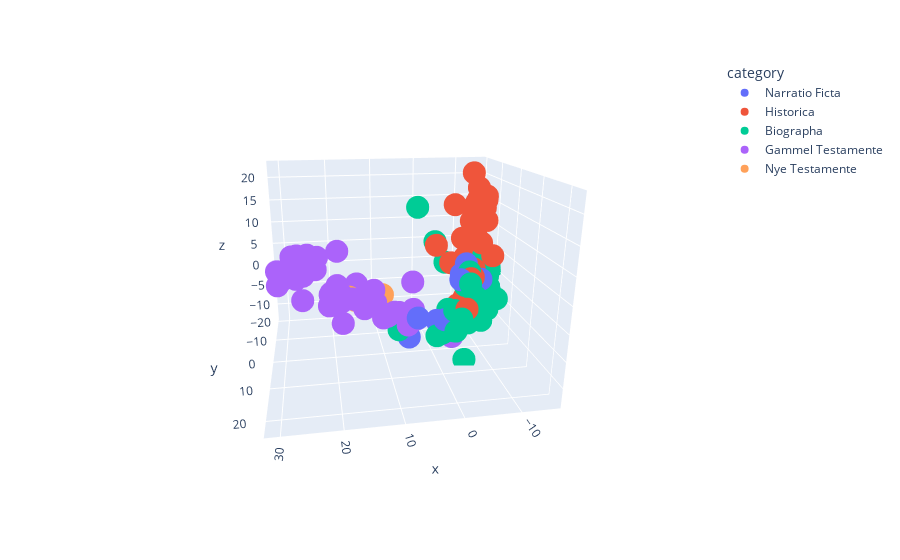

The code cell stored with this chart in its notebook:
### Code cell
em.display_3d(
    disp_data,
    "semantic",
    color="category",
    hover_data={
        "værk": True,
        "forfatter": True,
        "category": False
    }
).update_layout(height = 800)

### Figure 1 — Plotly figure (JSON) as saved in the notebook; plotly's stock layout.template omitted (floating-point values rounded to 4 significant figures; data arrays with more than 128 entries replaced by an {"elided": "..."} marker saying what was removed)
{"data": [{"customdata": [["Leucippe et Clitophon", "Achilles Tatius", "Narratio Ficta"], ["De Chaerea et Callirhoe - Chaereas and Kallirhoe", "Chariton", "Narratio Ficta"], ["Ὁμίλαι", "Clemens Romanus", "Narratio Ficta"], ["Aethiopica", "Heliodorus of Emesa", "Narratio Ficta"], ["Babyloniaca", "Iamblichus (TLG = 1441)", "Narratio Ficta"], ["Daphnis and Chloe", "Longus", "Narratio Ficta"], ["51. Love Stories (Amatoriae narrationes) - Ἐρωτικαὶ διηγήσεις", "Plutarch", "Narratio Ficta"], ["The Stories of Sinbad - Narrationes de Syntipa", "Michael Andreopulus (Syntipas)", "Narratio Ficta"], ["Vita Aesopi Pl vel Accursiana (sub auctore Maximo Planude) (recensio 1)", "Vitae Aesopi", "Narratio Ficta"], ["Ephesiaca", "Xenophon of Ephesus", "Narratio Ficta"]], "hovertemplate": "x=%{x}<br>y=%{y}<br>z=%{z}<br>værk=%{customdata[0]}<br>forfatter=%{customdata[1]}<extra></extra>", "legendgroup": "Narratio Ficta", "marker": {"color": "#636efa", "symbol": "circle"}, "mode": "markers", "name": "Narratio Ficta", "scene": "scene", "showlegend": true, "type": "scatter3d", "x": [-0.3037, 0.4579, 5.623, -7.751, -1.412, -3.902, -6.934, 4.003, 0.5175, -5.523], "y": [8.561, 20.13, 4.04, 6.337, 6.569, 6.136, 1.908, 4.755, 5.623, 3.854], "z": [-3.077, 9.088, -8.418, 3.799, -5.044, 4.976, -2.747, -4.1, -4.47, 6.215]}, {"customdata": [["Historiae", "Agathias Scholasticus", "Historica"], ["Alexias", "Anna Comnena", "Historica"], ["Ιβηρική", "Appian", "Historica"], ["Λιβυκή", "Appian", "Historica"], ["Μιθριδάτειος", "Appian", "Historica"], ["Συριακή", "Appian", "Historica"], ["Ἀννιβαϊκή", "Appian", "Historica"], ["ἐκ τῆς Κελτῖκης (Celtica)", "Appian", "Historica"], ["ἐκ τῆς Μακεδονικῆς", "Appian", "Historica"], ["ἐκ τῆς Σαυνιτικῆς", "Appian", "Historica"], ["ἐκ τῆς Σικελῖκης καὶ νησιωτικής", "Appian", "Historica"], ["ἐκ τῆς βασιλικῆς", "Appian", "Historica"], ["ἐκ τῆς Ἰταλικῆς", "Appian", "Historica"], ["Ἐμφυλίων Πρώτη (Bellum civile...?) (TLG = 017)", "Appian", "Historica"], ["Ἰλλυρική", "Appian", "Historica"], ["Acies contra Alanos - Ektaxis kata Alanon", "Arrian", "Historica"], ["Anabasis of Alexander", "Arrian", "Historica"], ["Cynegeticus - the hunting man (hunting dogs)", "Arrian", "Historica"], ["Historia Indica", "Arrian", "Historica"], ["Historiae Romanae", "Cassius Dio", "Historica"], ["Bibliotheca Historica, Books I-V", "Diodorus Siculus", "Historica"], ["Bibliotheca Historica, Books XVIII-XX", "Diodorus Siculus", "Historica"], ["Antiquitates Romanae, Books I-XX (incompl.?)", "Dionysius of Halicarnassus", "Historica"], ["Summary of Roman History - Breviarium historiae romanae", "Eutropius (oversat fra latin til græsk i 380 AD af Paeanius)", "Historica"], ["Jewish Antiquitites - Antiquitates Judaicae", "Flavius Josephus", "Historica"], ["The Jewish War - De bello Judaico libri vii (KUN BOG 7…?)", "Flavius Josephus", "Historica"], ["The Histories", "Herodotus", "Historica"], ["Histories", "Polybius", "Historica"], ["Secret History - Ἀπόκρυφη Ἱστορία, Historia Arcana (Anecdota)", "Procopius", "Historica"], ["On the Wars / History of the Wars - De Bellis", "Procopius", "Historica"], ["The Peloponnesian War", "Thucydides", "Historica"], ["Anabasis", "Xenophon of Athens", "Historica"], ["Historia Nova", "Zosimus", "Historica"]], "hovertemplate": "x=%{x}<br>y=%{y}<br>z=%{z}<br>værk=%{customdata[0]}<br>forfatter=%{customdata[1]}<extra></extra>", "legendgroup": "Historica", "marker": {"color": "#EF553B", "symbol": "circle"}, "mode": "markers", "name": "Historica", "scene": "scene", "showlegend": true, "type": "scatter3d", "x": [-9.909, -5.663, -11.77, -11.09, -2.629, -12.86, -1.164, -8.048, -9.488, -3.951, -7.346, -4.115, -5.97, -14.04, -10.19, -2.059, -12.28, -6.636, -5.74, -10.12, -4.703, 5.37, -10.85, -2.056, -4.79, -9.796, -5.098, -10.52, -9.427, -8.832, -9.726, -6.509, -11.38], "y": [1.212, -5.85, -10.46, -5.831, 16.99, -6.427, 20.25, -1.055, -3.056, 10.42, -1.126, 3.602, 1.825, -11.24, -5.278, 7.482, -5.517, 2.219, 8.576, -8.482, 0.2342, 23.1, 3.588, 7.481, -4.583, -13.3, 10.34, -13.08, -4.012, -4.144, -0.1004, 0.2593, -7.154], "z": [18.76, 15.84, 15.22, 13.07, 8.265, 12.12, 9.217, 3.074, 2.604, -0.4024, 2.342, -2.36, -1.693, 13.89, 9.501, -7.242, 16.73, -6.57, 21.69, 11.64, -6.426, 15.85, 7.501, -7.241, 3.781, 6.573, 20.02, 2.142, 14.75, 22.47, 9.122, 9.659, 11.34]}, {"customdata": {"elided": "75x3 str values"}, "hovertemplate": "x=%{x}<br>y=%{y}<br>z=%{z}<br>værk=%{customdata[0]}<br>forfatter=%{customdata[1]}<extra></extra>", "legendgroup": "Biographa", "marker": {"color": "#00cc96", "symbol": "circle"}, "mode": "markers", "name": "Biographa", "scene": "scene", "showlegend": true, "type": "scatter3d", "x": [-2.51, -5.544, 7.619, -13.72, -13.26, -6.019, -14.29, -12.57, -15.52, -6.966, -10.95, -15.11, -14.38, -12.91, -6.13, -14.22, -2.067, -14.28, -4.937, -2.072, -7.478, -2.099, -4.707, -4.109, -6.886, 1.193, -6.356, -6.213, -1.044, 4.877, -6.198, -1.433, -10.34, 8.239, -5.604, -14.26, -12.98, -11.28, -2.837, -13.07, -13.3, -4.129, -15.43, -0.692, -11.49, -12.0, -13.99, -11.89, -1.93, -10.87, -12.31, -13.67, -12.62, -13.23, -10.88, -15.14, -6.098, -15.3, 0.09659, -14.93, -2.061, -14.55, -11.49, -12.79, -12.41, -14.55, -13.52, -8.037, -3.67, -0.05566, -3.545, -1.848, -3.209, -2.706, -3.003], "y": [5.588, 4.591, 3.712, -8.085, -7.429, 2.745, -5.671, -5.764, -11.38, 2.075, -5.09, -9.815, -8.693, -6.907, 8.706, -9.408, 7.49, -10.45, 6.969, 4.13, 2.216, 7.66, 8.41, -0.8188, 2.459, 8.777, 3.228, -1.063, 19.78, 20.19, 3.282, 15.49, 0.234, 22.9, 4.175, -11.12, -7.49, -2.28, 7.789, -8.396, -8.502, 4.006, -11.01, 21.61, 2.411, -3.938, -7.132, -6.248, 10.72, -1.731, -7.723, -5.474, -2.611, -6.46, -6.324, -11.94, -14.02, -7.831, 20.11, -9.411, 7.492, -9.272, -2.456, 2.045, -11.45, -7.223, -6.169, -2.004, 7.257, 8.133, 8.378, 9.605, 11.0, 7.337, 7.052], "z": [-5.526, -4.893, -6.829, -1.159, -1.548, -5.601, -4.004, -3.095, 0.2298, -5.342, -1.098, -0.8077, -4.032, -2.515, 1.194, 1.007, -7.244, -3.382, -12.77, -2.943, -5.859, -5.909, -1.437, -10.01, -7.017, -6.203, -5.071, -8.078, 10.21, 15.6, -4.845, 0.04687, -1.989, 21.61, -5.188, 2.832, -3.813, -8.887, -5.975, 0.6854, -0.3103, -5.851, 1.396, 8.847, -2.232, -3.86, -0.5306, -5.874, -4.568, -4.49, -1.49, -3.741, -6.531, -2.384, -6.838, 2.217, 0.8461, 1.465, 8.864, 1.955, -7.252, -0.4662, -3.968, -2.248, -2.83, -3.379, -0.8439, -6.667, -4.119, -6.051, -4.335, -0.8712, 4.524, -6.186, -5.679]}, {"customdata": {"elided": "54x3 str values"}, "hovertemplate": "x=%{x}<br>y=%{y}<br>z=%{z}<br>værk=%{customdata[0]}<br>forfatter=%{customdata[1]}<extra></extra>", "legendgroup": "Gammel Testamente", "marker": {"color": "#ab63fa", "symbol": "circle"}, "mode": "markers", "name": "Gammel Testamente", "scene": "scene", "showlegend": true, "type": "scatter3d", "x": [5.599, 16.48, 14.03, 4.294, 3.885, -2.068, 23.36, 19.01, 26.09, 26.28, 5.9, 14.83, 24.78, 11.29, -2.052, 31.08, 25.84, 9.739, -2.066, 27.29, 20.99, 11.93, 8.266, 22.97, 27.48, -2.06, 30.88, 18.23, 1.825, -2.062, 4.386, 10.63, 14.58, 7.452, 28.36, 18.61, 20.67, 24.96, 27.25, 18.5, 30.12, 18.87, 27.92, 28.11, 27.72, -2.067, 13.54, 10.46, -2.058, 7.227, 5.781, 15.45, 18.39, 20.45], "y": [4.311, -0.4507, 0.6912, 3.96, 3.222, 7.488, -7.054, -7.058, -6.617, -6.99, 4.277, -8.345, -9.039, -6.771, 7.483, -6.264, -3.781, 3.207, 7.495, -4.934, 2.567, 1.507, 2.265, -8.713, -8.732, 7.492, -3.082, -20.14, -11.87, 7.492, 1.741, 3.342, 1.383, 2.996, -8.813, 0.5475, -1.032, -9.946, -12.63, 2.934, -3.526, -0.6889, -8.682, -7.904, -6.297, 7.488, 1.58, 3.016, 7.487, 1.892, 2.831, 0.7514, -2.233, -2.897], "z": [-3.981, -1.348, -3.15, -4.28, -4.968, -7.249, 2.99, -0.7708, 2.294, -3.683, -5.673, -1.128, 3.219, -2.207, -7.253, 3.237, 2.833, -3.971, -7.246, 1.842, -1.3, -1.64, -3.625, 5.134, 4.632, -7.24, 1.346, 2.848, -2.745, -7.24, -3.516, -4.219, -0.7175, -3.432, 2.609, 0.1709, -0.4255, 5.333, 4.467, -5.001, 2.179, -1.976, 4.346, 5.719, 5.238, -7.242, -2.068, -3.535, -7.242, -5.518, -6.545, -1.26, -2.592, -0.7938]}, {"customdata": [["Acts - ACT-ΠΡΑΞΕΙΣ ΑΠΟΣΤΟΛΩΝ", "\"Luke\" (Anonymous)", "Nye Testamente"], ["Gospel of John - JHN-ΚΑΤΑ ΙΩΑΝΝΗΝ", "\"John\" (Anonymous)", "Nye Testamente"], ["The Gospel of Mark - MRK-ΚΑΤΑ ΜΑΡΚΟΝ", "\"Mark\" (Anonymous)", "Nye Testamente"]], "hovertemplate": "x=%{x}<br>y=%{y}<br>z=%{z}<br>værk=%{customdata[0]}<br>forfatter=%{customdata[1]}<extra></extra>", "legendgroup": "Nye Testamente", "marker": {"color": "#FFA15A", "symbol": "circle"}, "mode": "markers", "name": "Nye Testamente", "scene": "scene", "showlegend": true, "type": "scatter3d", "x": [8.826, 16.71, 15.36], "y": [-11.38, -4.653, -6.69], "z": [-5.18, -2.608, -4.192]}], "layout": {"autosize": true, "legend": {"title": {"text": "category"}, "tracegroupgap": 0}, "margin": {"t": 60}, "scene": {"aspectmode": "auto", "aspectratio": {"x": 1.125, "y": 1.044, "z": 0.8509}, "camera": {"center": {"x": 0, "y": 0, "z": 0}, "eye": {"x": 0.3475, "y": 2.091, "z": 0.7188}, "projection": {"type": "perspective"}, "up": {"x": 0, "y": 0, "z": 1}}, "domain": {"x": [0, 1], "y": [0, 1]}, "xaxis": {"title": {"text": "x"}, "type": "linear"}, "yaxis": {"title": {"text": "y"}, "type": "linear"}, "zaxis": {"title": {"text": "z"}, "type": "linear"}}}}
